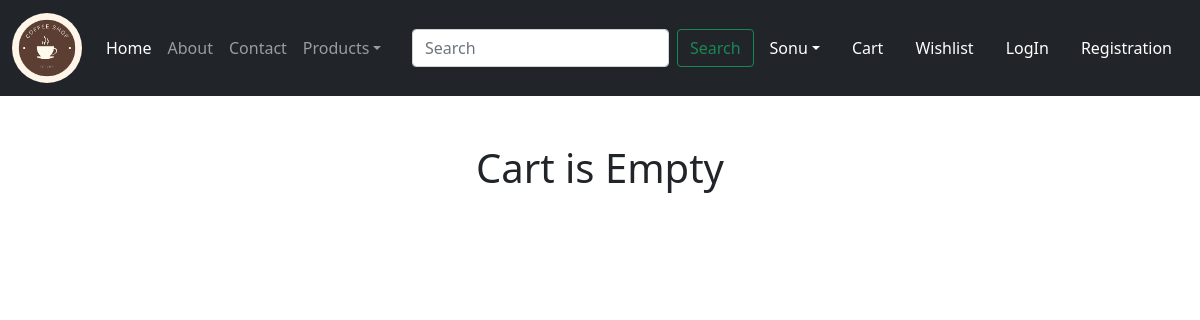
/cart/ (signed in), run on an earlier commit of the app's database.
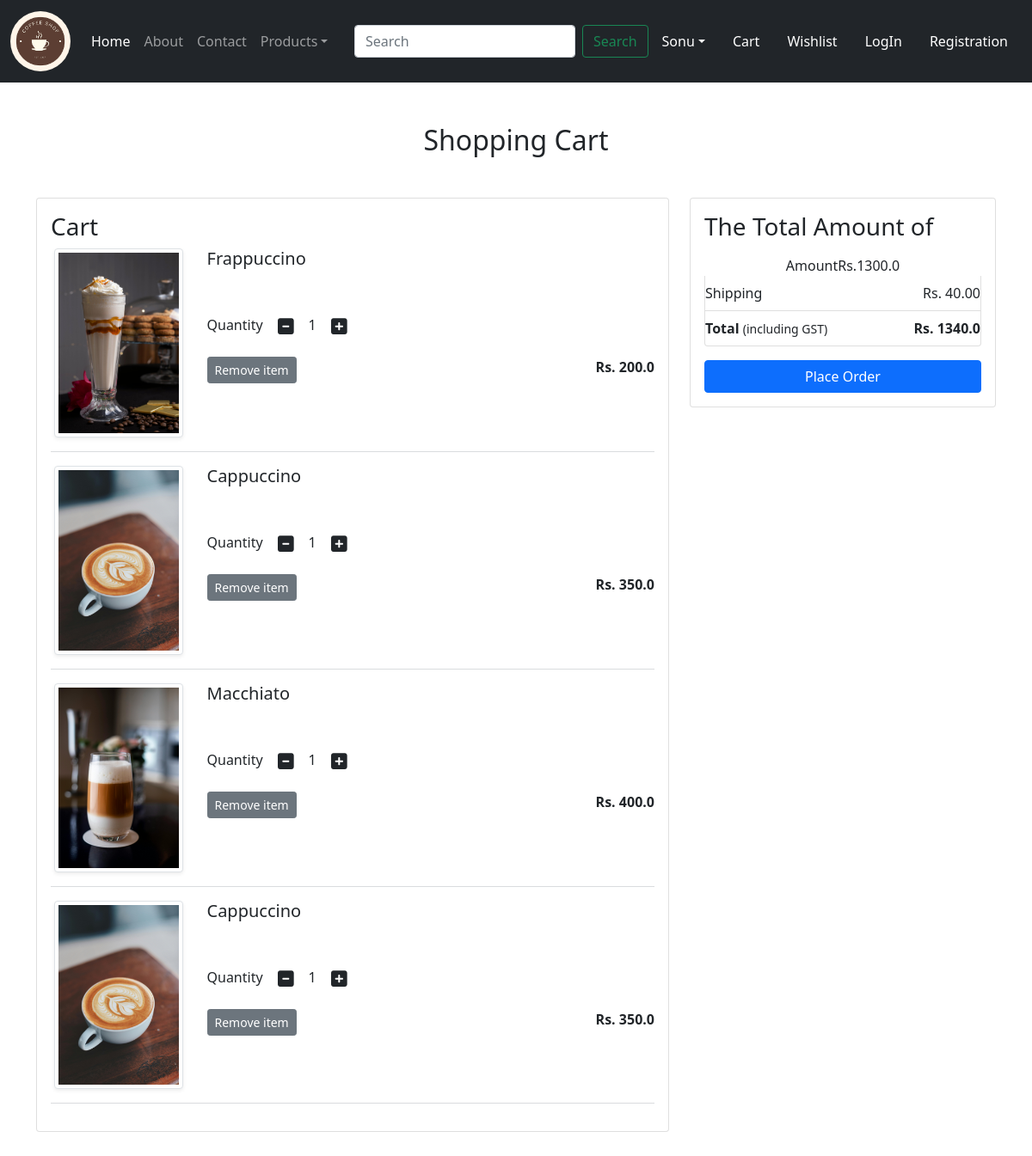
And on a later commit of the database.
### sonu1/models.py (models this page shows, shortened)
class Cart(models.Model):
    user=models.ForeignKey(User,on_delete=models.CASCADE)
    product=models.ForeignKey(Product,on_delete=models.CASCADE)
    quantity = models.PositiveIntegerField(default=1)

class Product(models.Model):
    title = models.CharField(max_length=100)
    selling_price = models.FloatField()
    discounted_price = models.FloatField()
    discription = models.TextField()
    composition = models.TextField(default='')
    prodapp = models.TextField(default='')
    category = models.CharField(choices= CATAGORY_CHOICES,max_length=2)
    product_image = models.ImageField(upload_to='product')

### sonu1/views.py (the view)
# urls.py: path('cart/',views.show_cart,name='showcart'),
def show_cart(request):
    user = request.user
    cart = Cart.objects.filter(user=user)
    amount=0
    for p in cart:
        value = p.quantity * p.product.discounted_price
        amount = amount + value
    totalamount = amount + 40
    return render(request,'sonu1/addtocart.html',locals())

### sonu1/templates/sonu1/addtocart.html (shortened to what this page needs)
{% extends 'sonu1/index.html' %}
{% load static %}
{% block main %}
<div class="container my-5">
<div class="row">
{% if cart %}
<h2 class="text-center mb-5">
Shopping Cart
</h2>
<div class="col-sm-8">
<div class="card">
    <div class="card-body">
        <h3>Cart</h3>
        {% for item in cart %}
        <div class="row">
            <div class="col-sm-3 text-center align-self-center"><img src="{{item.product.product_image.url}}" alt="" class="img-fluid img-thumbnail shadow-sm" height="150" width="150"></div>
            <div class="col-sm-9">
                <div>
                    <h5>{{item.product.title}}</h5>
                    <div class="my-3">
                        <label for="quantity">Quantity</label>
                        <a class="minus-cart btn" pid={{item.product.id}}><i class="fas fa-minus-square fa-lg"></i></a>
                        <span id="quantity">{{item.quantity}}</span>
                        <a class="plus-cart btn" pid={{item.product.id}}><i class="fas fa-plus-square fa-lg"></i></a>
                    </div>
                    <div class="d-flex justify-content-between">
                        <a href="#" class="remove-cart btn btn-sm btn-secondary mr-3" pid={{item.product.id}}>Remove item</a>
                        <p class="mb-0"><span><strong>Rs. {{item.product.discounted_price}}</strong></span></p>
                    </div>
                </div>
            </div>
        </div>
        <hr class="text-muted">
        {% endfor %}
    </div>
</div>
</div>
<div class="col-sm-4">
<div class="card">
    <div class="card-body">
        <h3>The Total Amount of</h3>
        <ul class="list-group">
            <li class="list-group-item d-flex justify-content-between align-self-center border-0 px-0 pb-0">Amount<span id="amount">Rs.{{amount}}</span></li>
            <li class="list-group-item d-flex justify-content-between align-item-center px-0">Shipping <span>Rs. 40.00</span></li>
            <li class="list-group-item d-flex justify-content-between align-item-center px-0 mb-3">
                <div>
                    <strong>Total</strong> <small>(including GST)</small>
                </div>
                <span id="totalamount"><strong>Rs. {{totalamount}}</strong></span>
            </li>
        </ul>
        <div class="d-grid"><a href="{% url 'checkout' %}" class="btn btn-primary">Place Order</a></div>
    </div>
</div>
</div>
{% else %}
<h1 class="text-center mb-5">Cart is Empty</h1>
{% endif %}
</div>
</div>
{% endblock %}

### sonu1/templates/sonu1/index.html (shortened to what this page needs)
<!DOCTYPE html>
{% load static %}
<html lang="en">
  <head>
    <link href="https://cdn.jsdelivr.net/npm/bootstrap@5.0.2/dist/css/bootstrap.min.css" rel="stylesheet" />
    <link rel="stylesheet" href="{% static 'sonu1/css/owl.carousel.min.css' %}" />
    <link rel="stylesheet" href="{% static 'sonu1/css/all.min.css' %}" />
    <link rel="stylesheet" href="{% static 'sonu1/css/mystyle.css' %}" />
  </head>
  <body>
    <nav class="navbar navbar-expand navbar-dark bg-dark">
      <div class="container-fluid">
        <a class="navbar-brand" href="#"><img src="{% static 'sonu1/images/banner/icon.png' %}" class="rounded-circle" style="height: 70px;" /></a>
        <div class="collapse navbar-collapse" id="navbarSupportedContent">
          <ul class="navbar-nav me-auto mb-2 mb-lg-0">
            <li class="nav-item">
              <a class="nav-link active"aria-current="page" href="#">Home</a>
            </li>
            <li class="nav-item">
              <a class="nav-link" href="{% url 'about' %}">About</a>
            </li>
            <li class="nav-item">
              <a class="nav-link" href="{% url 'contact' %}">Contact</a>
            </li>
            <li class="nav-item dropdown">
              <a class="nav-link dropdown-toggle" href="#" id="navbarDropdown" role="button" data-bs-toggle="dropdown" aria-expanded="false">Products</a>
            </li>
          </ul>
          <form class="d-flex">
            <input class="form-control me-2" type="search" placeholder="Search" aria-label="Search" />
            <button class="btn btn-outline-success" type="submit">Search</button>
          </form>
        </div>
        <ul class="navbar-nav me-auto mb-2 mb-lg-0">
          <li class="nav-item dropdown mx-2">
            <a class="nav-link dropdown-toggle text-white" href="#" id="profiledropdown" role="button" data-bs-toggle="dropdown" aria-expanded="false">Sonu</a>
          </li>
          <li class="nav-item mx-2">
            <a href="{% url 'showcart' %}" class="nav-link text-white">Cart</a>
          </li>
          <li class="nav-item mx-2">
            <a href="#" class="nav-link text-white">Wishlist</a>
          </li>
          <li class="nav-item mx-2">
            <a href="{% url 'login' %}" class="nav-link text-white">LogIn</a>
          </li>
          <li class="nav-item mx-2">
            <a href="{% url 'registration' %}" class="nav-link text-white">Registration</a>
          </li>
        </ul>
        </div>
    </nav>
    {% block main %}{% endblock %}
  </body>
</html>

What changed in the data, as far as the page shows it:
added Cart: product.product_image (picture), product "Frappuccino", quantity "1", product.discounted_price "200.0"
added Cart: product.product_image (picture), product "Cappuccino", quantity "1", product.discounted_price "350.0"
added Cart: product.product_image (picture), product "Macchiato", quantity "1", product.discounted_price "400.0"
added Cart: product.product_image (picture), product "Cappuccino", quantity "1", product.discounted_price "350.0"
Also different on the page:
{{ amount }}: (not shown) → "1300.0"
{{ totalamount }}: (not shown) → "1340.0"
text no longer shown: "Cart is Empty"
text now shown: "Shopping Cart Cart The Total Amount of Amount Rs. Shipping Rs. 40.00 Total (including GST) Rs. Place Order"
